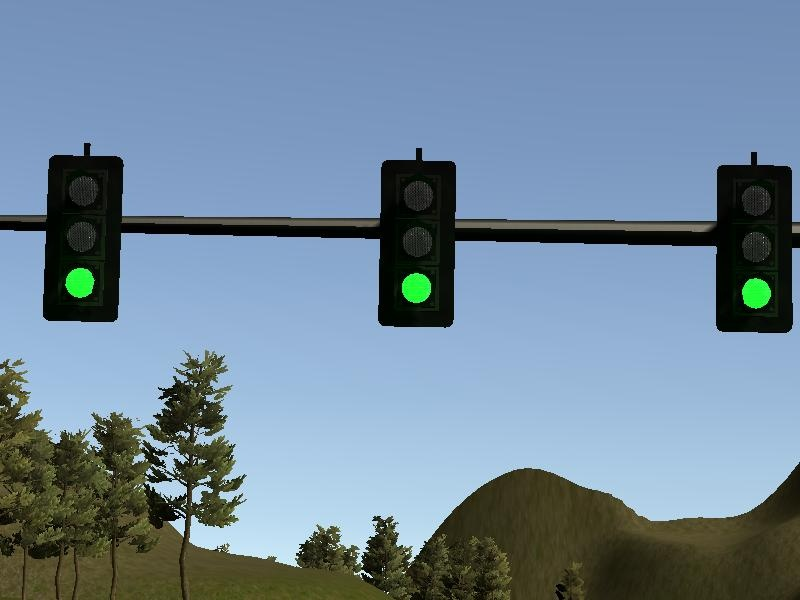
#> input picture ros/src/tl_detector/light_classification/image210.jpg, 800 x 600 px; its folder holds only this picture in this run
$ python -i tl_SRG.py   (imports and definitions only)   (older library calls are emulated)
#> lines starting #> are read from the running program, lines starting #| are printed output that depends on the picture
import sys
sys.path.insert(0,'./training')
import features
import matplotlib.image as mpimg
import matplotlib.pyplot as plt
import pickle
import math
import glob
import cv2
import numpy as np

import tl_SWRP
import cv2
from scipy.ndimage.measurements import label


class TLClassifier_SRG():

    def __init__(self):
        self.blocksize = 64

        """
        light code:
            1 == green light
            2 == yellow light
            3 == red light
            0 == unknow
        """
        self.light = 0


    """
    ****************************************************************************
    convert_color
    ****************************************************************************
    """

    # [8 lines left out: function convert_color, not called in this run]


    """
    ****************************************************************************
    isRed
    ****************************************************************************
    """
    # [16 lines left out: function isRed, not called in this run]


    """
    ****************************************************************************
    Semaphore detection function
    ****************************************************************************
    """
    # [169 lines left out: function find_semaphore, not called in this run]


    """
    ****************************************************************************
    Run Semaphore detector and Classifier
    ****************************************************************************
    """
    def classifyTL(self, image_data):

        imageB = image_data
        image_data = cv2.normalize(image_data,
                                   imageB,
                                   alpha=0,
                                   beta=1,
                                   norm_type=cv2.NORM_MINMAX,
                                   dtype=cv2.CV_32F)

        # HoG Features Parameters
        orient         = 9
        pix_per_cell   = 8
        cell_per_block = 2 #

        # Histogram Features Parameters
        spatial_size, hist_bins = (48, 96), 128

        # Predictor Parameters
        svc = pickle.load( open("./training/models/model_detector.pkl", "rb" ) )
        X_scaler = pickle.load( open("./training/models/scaler_detector.pkl", "rb" ) )

        svc_classifier = pickle.load( open("./training/models/model_classifier.pkl", "rb" ) )
        X_scaler_classifier = pickle.load( open("./training/models/scaler_classifier.pkl", "rb" ) )

        frame = image_data

        draw_img = np.copy(frame)

        #### PARAMETER TO TUNE #################################################
        parameters = [ (100, 350, 1.0)]


        # Run the detector
        for ystart, ystop, scale in parameters:
            out_img, box_list, bbList, stop = self.find_semaphore(  frame,
                                                                    ystart,
                                                                    ystop,
                                                                    scale,
                                                                    svc,
                                                                    X_scaler,
                                                                    svc_classifier,
                                                                    X_scaler_classifier,
                                                                    orient,
                                                                    pix_per_cell,
                                                                    cell_per_block,
                                                                    spatial_size,
                                                                    hist_bins,
                                                                    draw_img
                                                                 )

            flag_image_out = True
            if flag_image_out:
                cv2.imwrite('output.jpg'  ,draw_img*255)


        return stop

>>> import cv2
>>> picture = cv2.imread('image210.jpg', cv2.IMREAD_GRAYSCALE)
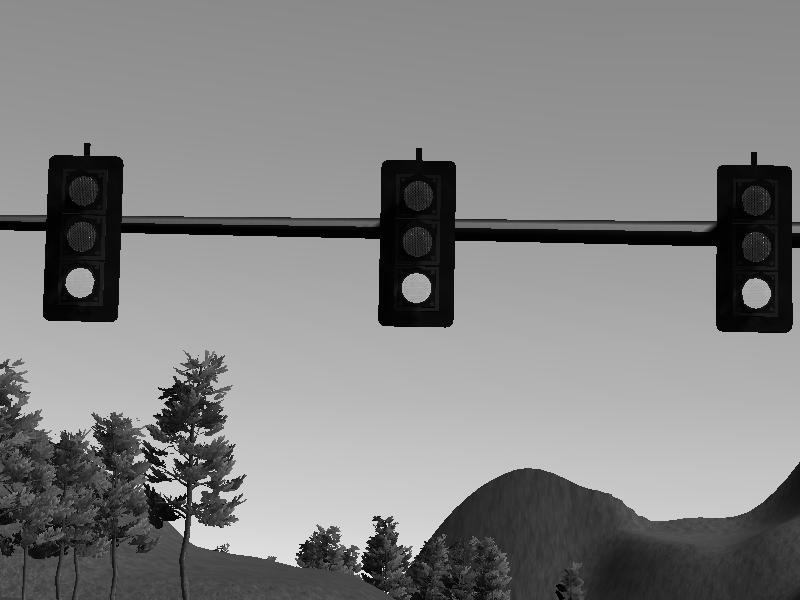
#> picture: shape (600, 800); min 0, max 251, mean 130.5
>>> result = TLClassifier_SRG().classifyTL(picture)
#> (reads ros/src/tl_detector/light_classification/training/models/model_detector.pkl from the repository)
#> (the run stopped early here; a loop or call above may not have finished)
